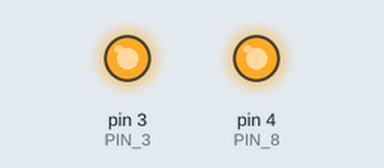
A sketch run on a simulated Arduino Uno, built with avr-gcc and run on an emulated ATmega328P. Parts: output pins drawn as LEDs (lit = HIGH).

Above: at 0.1 s.
Timing chart, 0 to 1.6 s (numbered marks = the images above):
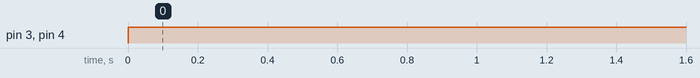

The sketch:

gear_switch.ino
```cpp
/*  Pin layout
 *
 *  Relay switch - Arduino ---> Gear switch
 *  7 ---> COM_1
 *  5 ---> NC_1
 *  3 ---> NO_1
 *  4 ---> COM_2
 *  6 ---> NC_2
 *  8 ---> NO_2
 *
 */

int gear;

// Pins
const int PIN_3 = 3;
const int PIN_8 = 4;

void setup()
{
  Serial.begin(115200);

  pinMode(PIN_3, OUTPUT);
  pinMode(PIN_8, OUTPUT);
}

void loop()
{
  // forward
  if (gear == 1)
  {
    digitalWrite(PIN_3, HIGH);
    digitalWrite(PIN_8, LOW);
  }

  // neutral
  else if (gear  == 0)
  {
    digitalWrite(PIN_3, HIGH);
    digitalWrite(PIN_8, HIGH);
  }

  // reverse
  else if (gear == -1)
  {
    digitalWrite(PIN_3, LOW);
    digitalWrite(PIN_8, HIGH);
  }
}
```

Measured:
- by itself, pin 3 (PIN_3), pin 4 (PIN_8): LOW → HIGH at 0.00 s
